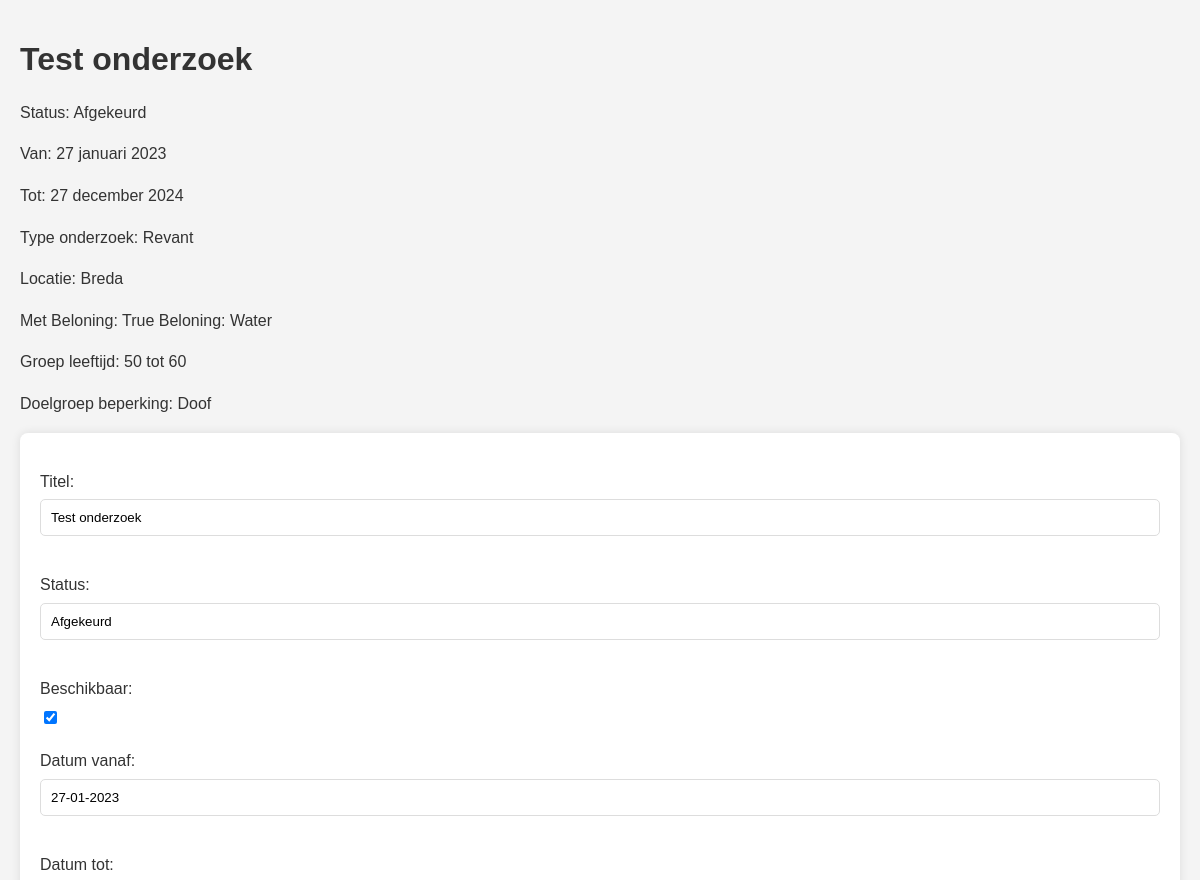
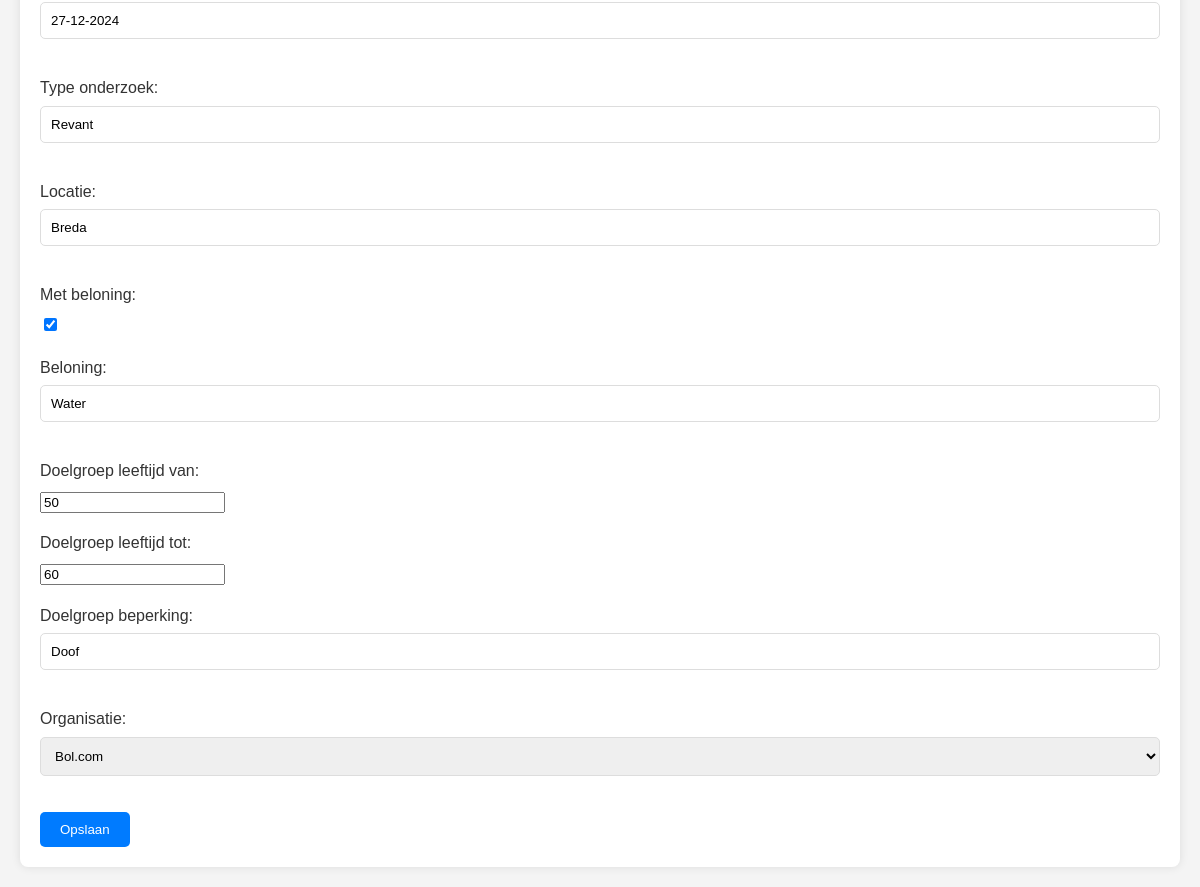
Before: /beheerders/onderzoek/gegevens/1/ with the older database file (2 pictures, top to bottom).
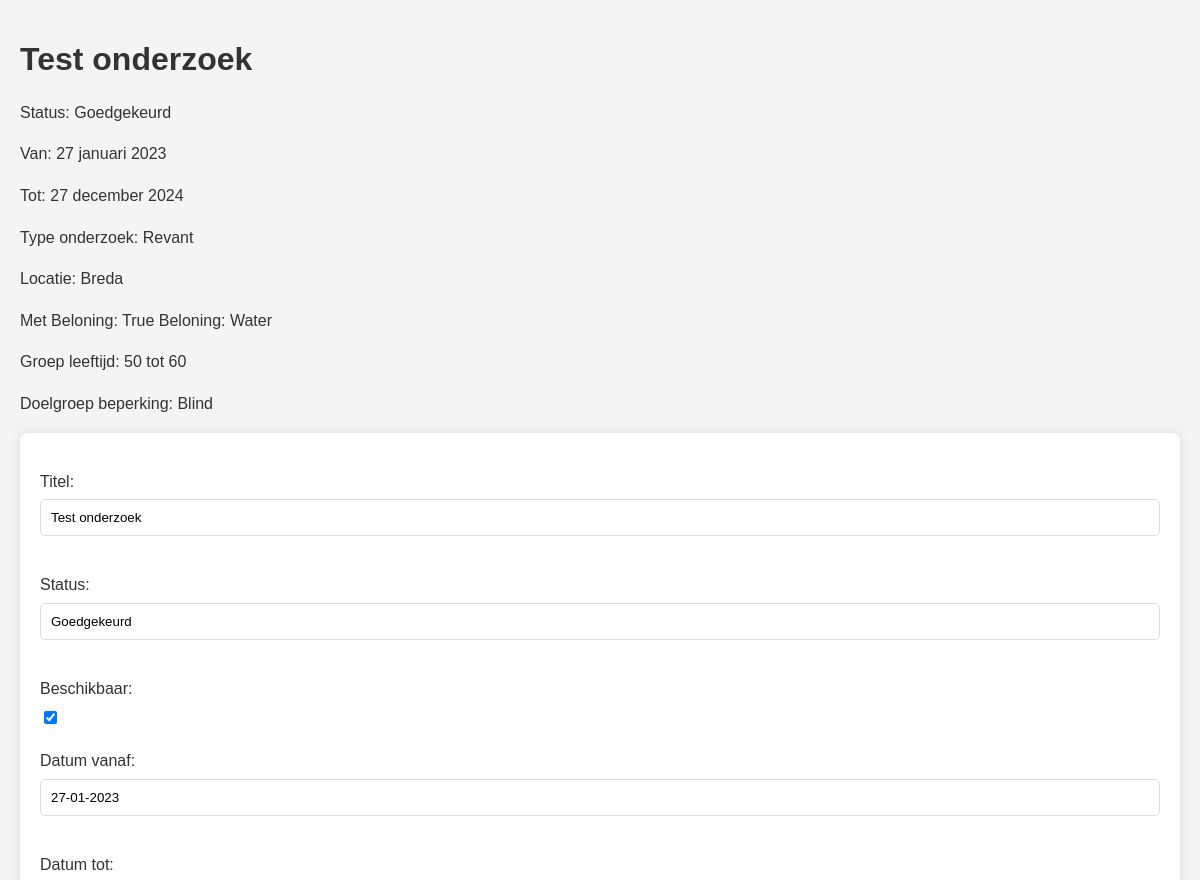
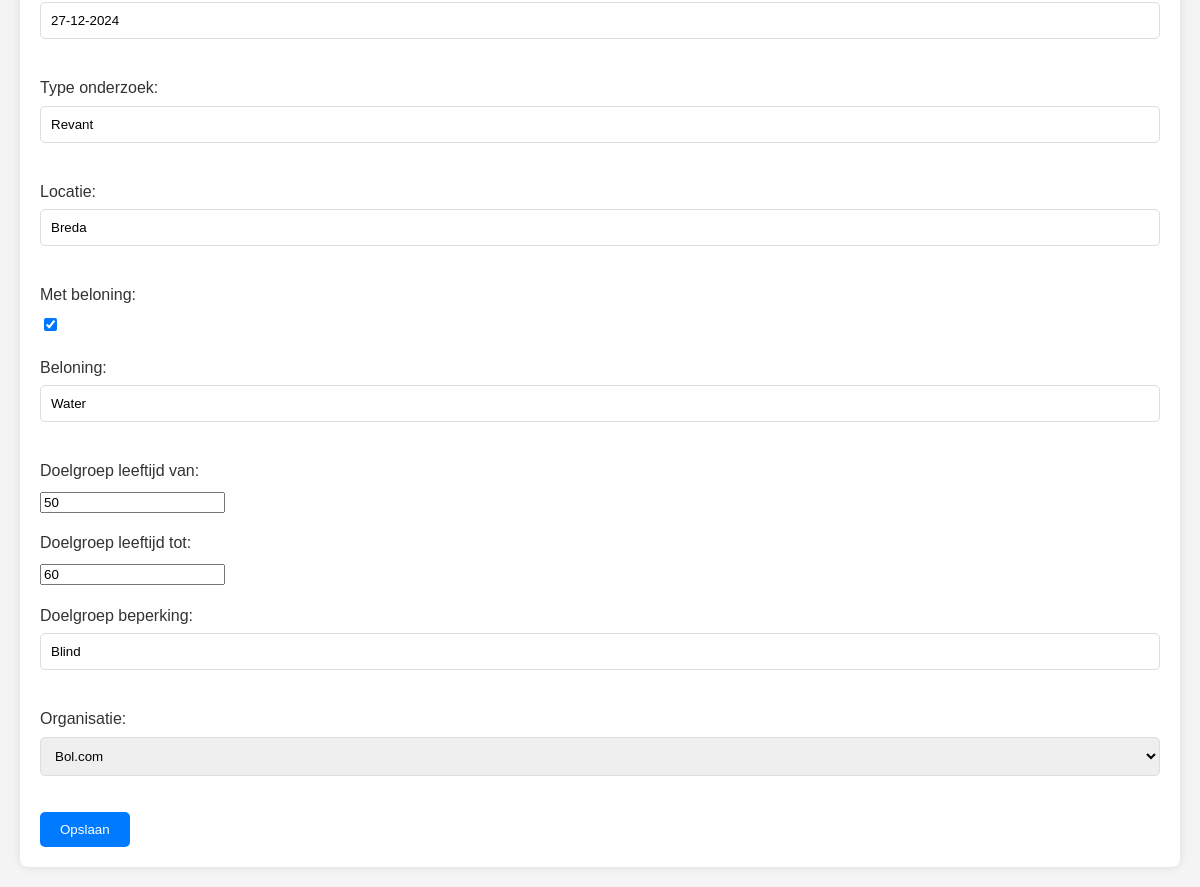
After: the same page with the newer database file (2 pictures, top to bottom).
### core/models.py (models this page shows)
class Onderzoek(models.Model):
    onderzoek_id = models.AutoField(primary_key=True)
    titel = models.CharField(max_length=255)
    status = models.CharField(max_length=50, blank=True, null=True)
    beschikbaar = models.BooleanField(default=True)
    datum_vanaf = models.DateField(blank=True, null=True)
    datum_tot = models.DateField(blank=True, null=True)
    type_onderzoek = models.CharField(max_length=50, blank=True, null=True)
    locatie = models.CharField(max_length=255, blank=True, null=True)
    met_beloning = models.BooleanField(default=False)
    beloning = models.CharField(max_length=255, blank=True, null=True)
    doelgroep_leeftijd_van = models.IntegerField(blank=True, null=True)
    doelgroep_leeftijd_tot = models.IntegerField(blank=True, null=True)
    doelgroep_beperking = models.CharField(max_length=255, blank=True, null=True)
    organisatie = models.ForeignKey(Organisaties, on_delete=models.CASCADE)
    class Meta:
        db_table = 'Onderzoek'

### beheerders/views.py (the view)
# urls.py: path('onderzoek/gegevens/<int:pk>/', views.onderzoek_gegevens, name='onderzoek_gegevens'),
def onderzoek_gegevens(request, pk):
    onderzoek = get_object_or_404(Onderzoek, pk=pk)
    form = OnderzoekForm(instance=onderzoek)
    return render(request, 'onderzoek_gegevens.html', {'onderzoek': onderzoek, 'form': form})

### beheerders/forms.py
class OnderzoekForm(ModelForm):
    class Meta:
        model = Onderzoek
        fields = '__all__'

### core/models.py (called while the page is built)
    def __str__(self):
        return self.naam

### beheerders/templates/onderzoek_gegevens.html (shortened to what this page needs)
<!DOCTYPE html>
<html lang="nl">
<head>
</head>
<body>
<div id="onderzoek-{{ onderzoek.pk }}">
    <h1>{{ onderzoek.titel }}</h1>
    <p>Status: {{ onderzoek.status }}</p>
    <p>Van: {{ onderzoek.datum_vanaf }}</p>
    <p>Tot: {{ onderzoek.datum_tot }}</p>
    <p>Type onderzoek: {{ onderzoek.type_onderzoek }}</p>
    <p>Locatie: {{ onderzoek.locatie }}</p>
    <p>Met Beloning: {{ onderzoek.met_beloning }} Beloning: {{ onderzoek.beloning }}</p>
    <p>Groep leeftijd: {{ onderzoek.doelgroep_leeftijd_van }} tot {{ onderzoek.doelgroep_leeftijd_tot }}</p>
    <p>Doelgroep beperking: {{ onderzoek.doelgroep_beperking }}</p>
</div>
<form id="onderzoekForm">
    {{ form.as_p }}
    <button type="button" id="saveBtn">Opslaan</button>
</form>
</body>
</html>

Changed rows visible on the page:
changed Onderzoek "Test onderzoek": status "Afgekeurd" → "Goedgekeurd"; doelgroep_beperking "Doof" → "Blind"
